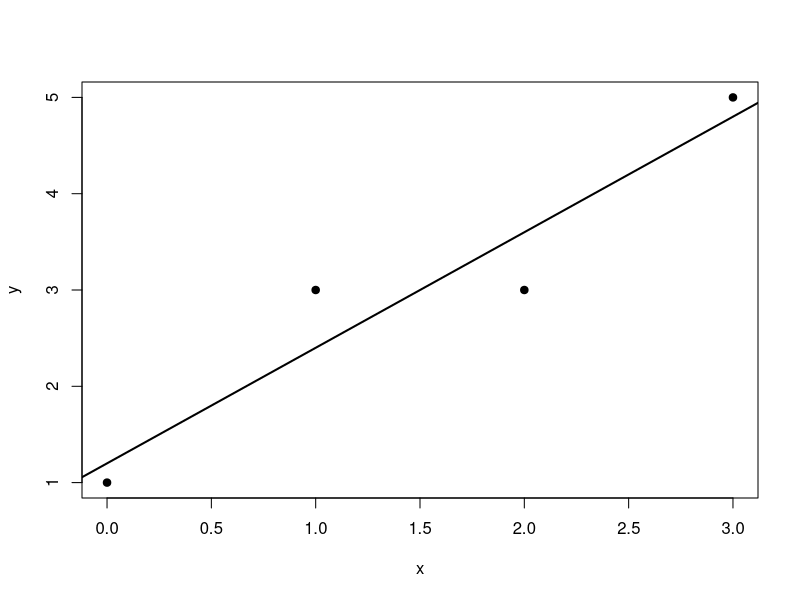

Write R code to recreate this figure.
## ---- chunk 1
x <- c(0, 1, 2, 3)
y <- c(1, 3, 3, 5)

mod <- lm(y ~ x)
summary(mod)

# Inspecting the design matrix
model.matrix(mod)

# Fitted values and residuals
fitted(mod)
residuals(mod)

# quick plot
plot(x, y, pch = 19, xlab = "x", ylab = "y")
abline(mod, lwd = 2)
